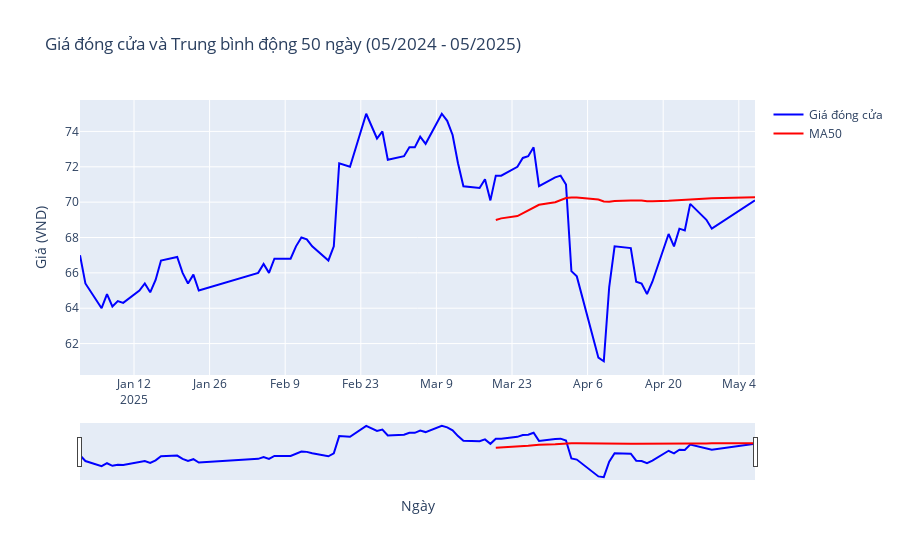

The code cell stored with this chart in its notebook:
### Code cell
# Tính đường trung bình động 50 ngày cho dữ liệu gần đây
recent_data['MA50'] = recent_data['Giá đóng cửa'].rolling(window=50).mean()

# Vẽ biểu đồ giá đóng cửa và MA50
fig = go.Figure()

# Thêm đường giá đóng cửa
fig.add_trace(go.Scatter(x=recent_data['Ngày'], y=recent_data['Giá đóng cửa'], 
                         mode='lines', name='Giá đóng cửa', line=dict(color='blue')))

# Thêm đường MA50
fig.add_trace(go.Scatter(x=recent_data['Ngày'], y=recent_data['MA50'], 
                         mode='lines', name='MA50', line=dict(color='red')))

fig.update_layout(
    title='Giá đóng cửa và Trung bình động 50 ngày (05/2024 - 05/2025)',
    xaxis_title='Ngày',
    yaxis_title='Giá (VND)',
    xaxis_rangeslider_visible=True
)

fig.show()
